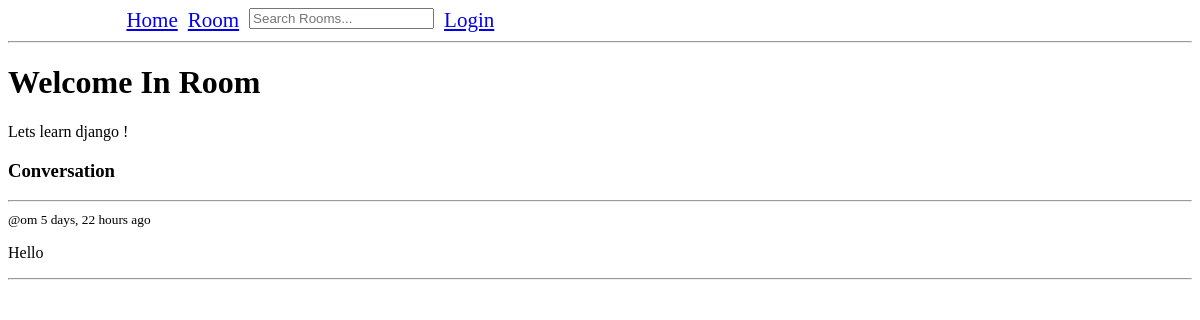
The app's page /room/1/, older data.
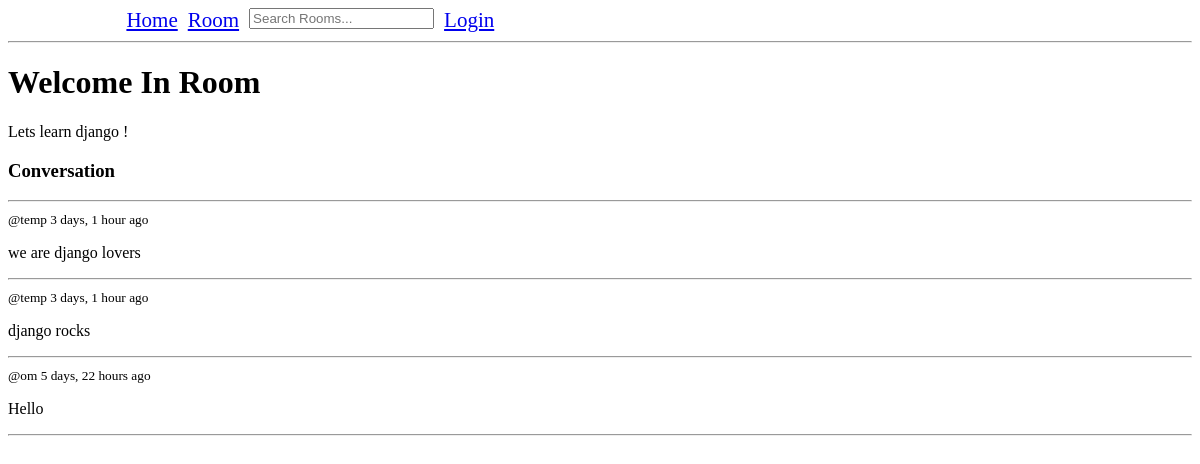
The same page, newer data.
### base/models.py (models this page shows, shortened)
class Message(models.Model):
    class Meta:
        ordering = ['-updated', '-created']
    user = models.ForeignKey(User, on_delete = models.CASCADE)
    room = models.ForeignKey(Room, on_delete = models.CASCADE)
    body = models.TextField()
    updated = models.DateTimeField(auto_now = True)
    created = models.DateTimeField(auto_now_add = True)

### base/views.py (the view)
# urls.py: path('room/<str:room_id>/', views.room, name = "room"),
def room(request, room_id : str):
    room = Room.objects.get(id = room_id)
    room_messages = room.message_set.all()
    participants = room.participants.all()
    if request.method == 'POST':
        room_message = Message(user = request.user, room = room, body = request.POST.get('body'))
        room_message.save()
        room.participants.add(request.user)
        return redirect('room', room_id = room.id)
    context = {'room' : room, 'room_messages' : room_messages, 'participants' : participants}
    return render(request, 'base/room.html', context)

### base/templates/base/room.html (shortened to what this page needs)
{% extends 'main.html' %} {% block content %}
<div class="room-container">
  <div>
    <h1>Welcome In Room</h1>
    <p>{{room.name}}</p>
    <div class="comment-wrapper">
      <h3>Conversation</h3>
      <hr />
      {% for message in room_messages %}
      <div>
        <small> @{{message.user}} {{message.created|timesince}} ago </small>
        <p>{{message.body}}</p>
        <hr />
      </div>
      {% endfor %}
    </div>
 {% endblock content %}

Row changes from the older to the newer data that the page shows:
added Message: user "temp", created "3 days, 1 hour", body "we are django lovers"
added Message: user "temp", created "3 days, 1 hour", body "django rocks"
